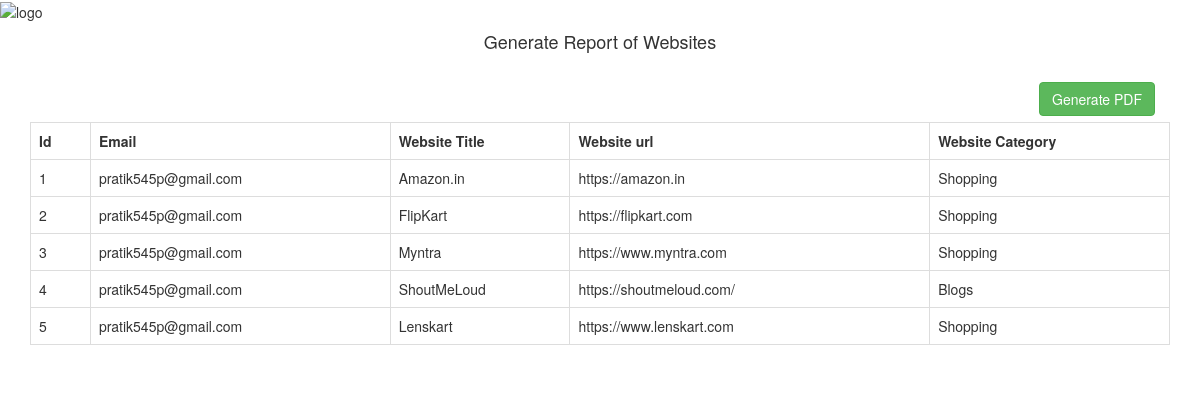
Screenshot of /Admin/report_websites.php with the database file from the repository.
### tables this page shows
CREATE TABLE `website` (
  `website_id` int(11) NOT NULL,
  `u_email` varchar(255) NOT NULL,
  `website_title` varchar(30) NOT NULL,
  `website_url` varchar(50) NOT NULL,
  `website_category` varchar(15) NOT NULL
);

### Admin/report_websites.php (the view, shortened to what this page needs)
<?php
function fetch_data() {
    $output = '';
    $conn = mysqli_connect("localhost", "root", "", "oams_db");
    $sql = "SELECT * FROM website";
    $result = mysqli_query($conn, $sql);
    $i=0;
    while ($row = mysqli_fetch_array($result)) {
        $i=$i+1;
        $output .= '<tr>
                          <td>' . $i . '</td>
                          <td>' . $row["u_email"] . '</td>
                          <td>' . $row["website_title"] . '</td>
                          <td>' . $row["website_url"] . '</td>
                          <td>' . $row["website_category"] . '</td>
                     </tr>
                          ';
    }
    return $output;
}
?>
<!DOCTYPE html>
<html>
    <head>
        <link rel="stylesheet" href="https://maxcdn.bootstrapcdn.com/bootstrap/3.3.6/css/bootstrap.min.css" />
    </head>
    <body>
        <img src="../logo/logo_adwale.png" alt="logo" />
        <br />
        <div class="container">
            <h4 align="center"> Generate Report of Websites</h4><br />
            <div class="table-responsive">
                <div class="col-md-12" align="right">
                    <form method="post">
                        <input type="submit" name="generate_pdf" class="btn btn-success" value="Generate PDF" />
                    </form>
                </div>
                <br/>
                <br/>
                <table class="table table-bordered">
                    <tr>
                        <th width="5%">Id</th>
                        <th width="25%">Email</th>
                        <th width="15%">Website Title</th>
                        <th width="30%">Website url</th>
                        <th width="20%">Website Category</th>
                    </tr>
                    <?php
                    echo fetch_data();
                    ?>
                </table>
            </div>
        </div>
    </body>
</html>

### rows the page displays
website: u_email "pratik545p@gmail.com", website_title "Amazon.in", website_url "https://amazon.in", website_category "Shopping"
website: u_email "pratik545p@gmail.com", website_title "FlipKart", website_url "https://flipkart.com", website_category "Shopping"
website: u_email "pratik545p@gmail.com", website_title "Myntra", website_url "https://www.myntra.com", website_category "Shopping"
website: u_email "pratik545p@gmail.com", website_title "ShoutMeLoud", website_url "https://shoutmeloud.com/", website_category "Blogs"
website: u_email "pratik545p@gmail.com", website_title "Lenskart", website_url "https://www.lenskart.com", website_category "Shopping"
